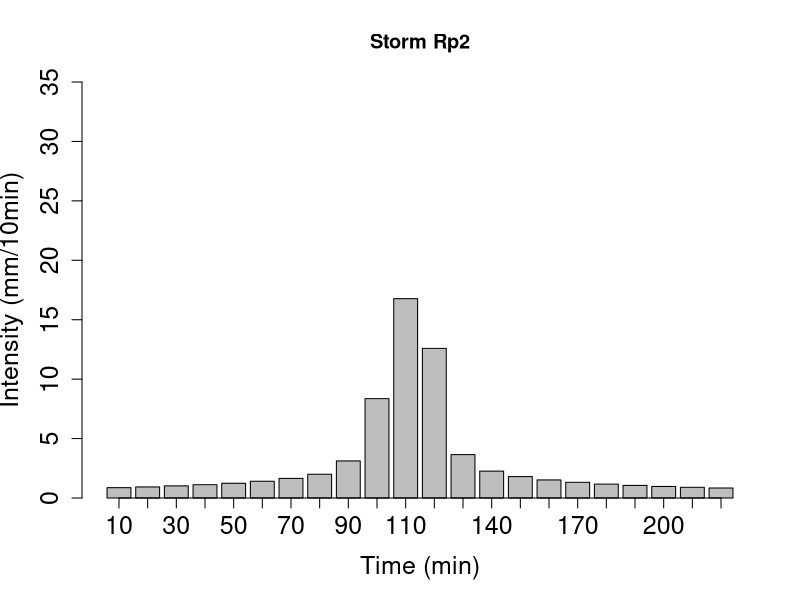
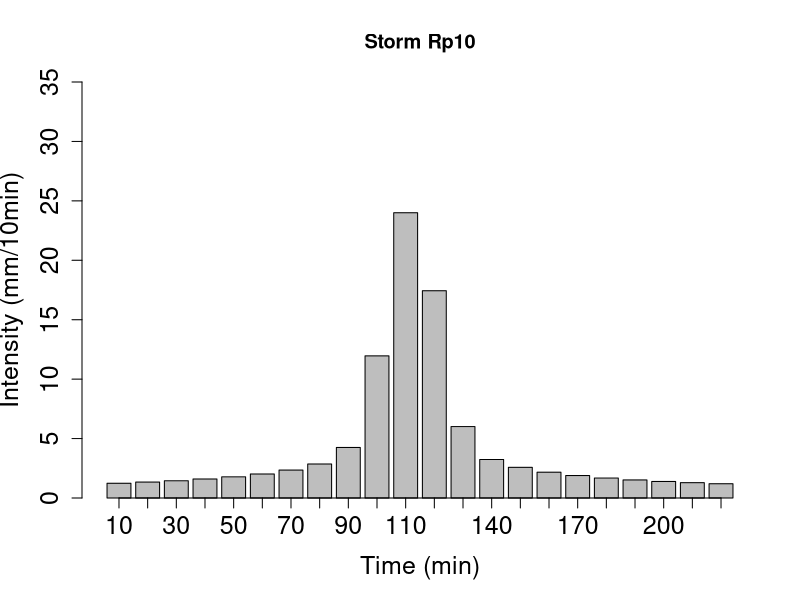
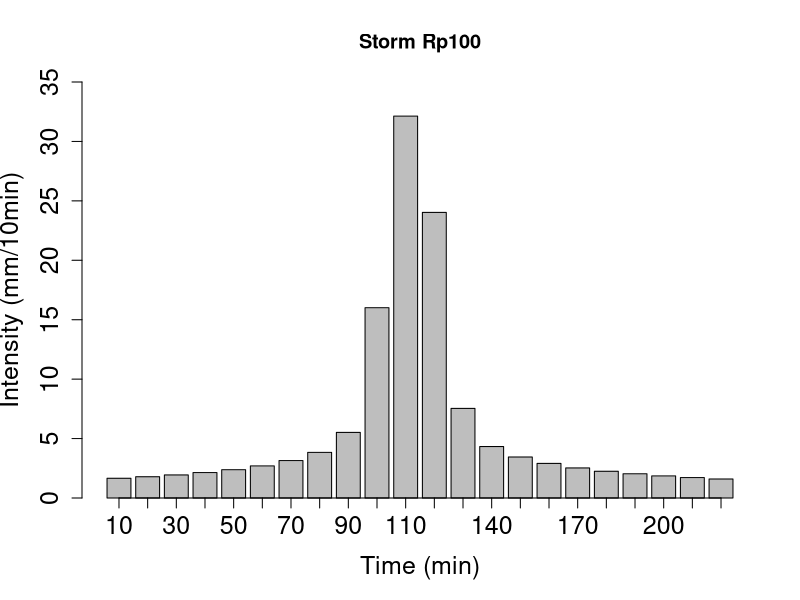
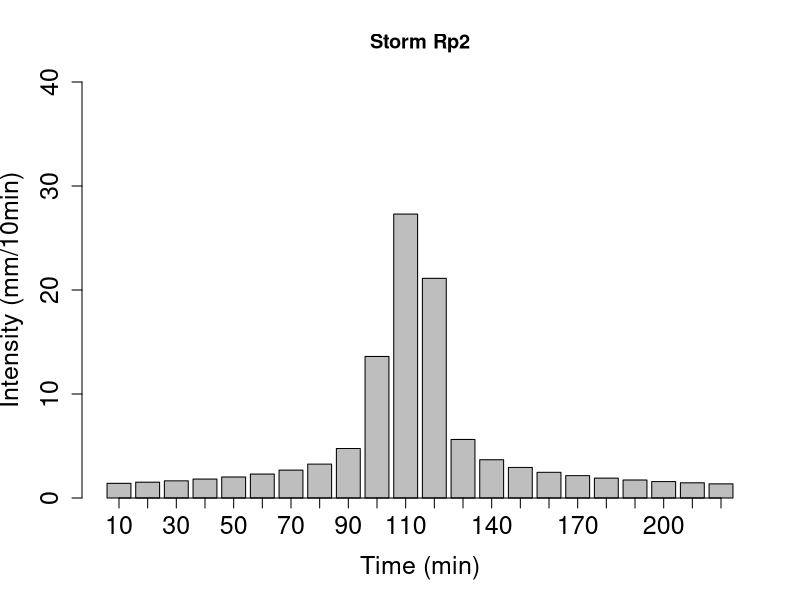
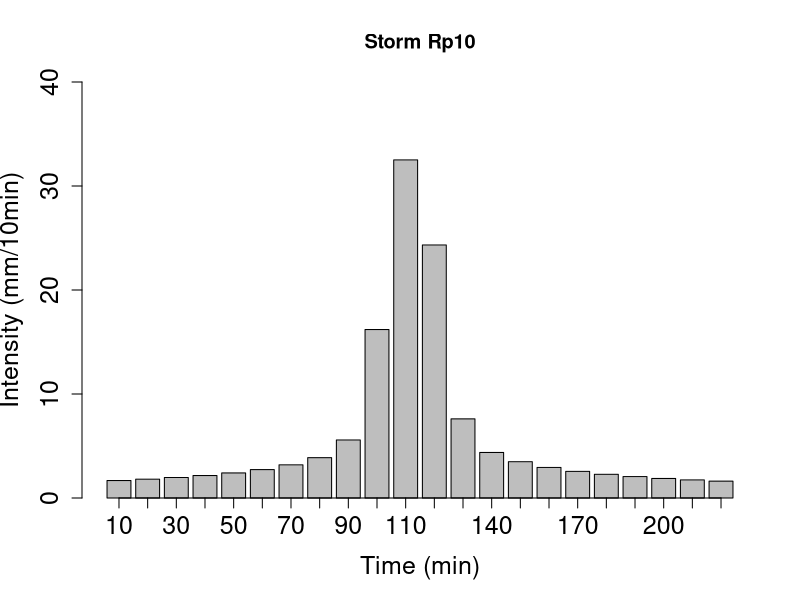
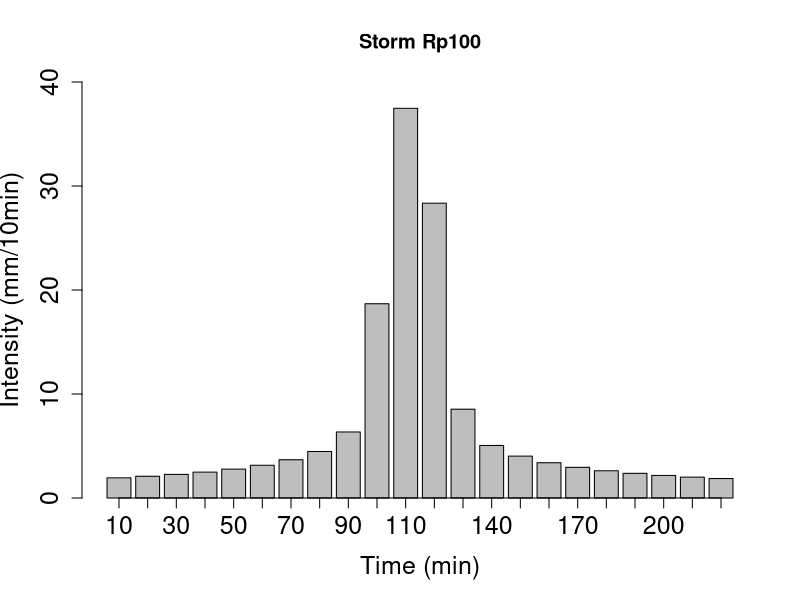

Here is the R script that generated these plots, in order:
# Codigo escrito por Jorge Hurtado Pidal, abril 2023

# Graficos de hietogramas de disenio. 
# Seccion de metodologia del articulo "climate change, lucc, floods"

# ........................................................................................................

rm(list = ls()) # liberar espacio de memoria
graphics.off() # limpiar plots

# cargando librerias
library(readxl)
library(tidyverse)
library(ggpubr)

# preparando entorno de trabajo

# cargando tormentas
tormentas <- read_excel("./Methods/ClimateScenarioData.xlsx", sheet = 2)
tormentas <- round(tormentas, digits = 2)
#tormentas <- tormentas %>% dplyr::filter(tormentas$tr1 > 0)
#tormentas <- tormentas[,2:4]
tormentas$dt <- seq(10,(length(tormentas$tr2a))*10,10)


# hietogramas

# M1219 (actual)

h1 <- barplot(tormentas$tr2a, width=1, space=NULL,names.arg = tormentas$dt, 
              col="grey",border="black", axis.lty=1, ylim = c(0,35),
              cex.axis = 1.5,cex.names = 1.5,cex.lab = 1.5,
              main= "Storm Rp2", xlab="Time (min)", ylab="Intensity (mm/10min)")

h2 <- barplot(tormentas$tr10a, width=1, space=NULL,names.arg = tormentas$dt, 
              col="grey",border="black", axis.lty=1, ylim = c(0,35),
              cex.axis = 1.5,cex.names = 1.5,cex.lab = 1.5,
              main= "Storm Rp10", xlab="Time (min)", ylab="Intensity (mm/10min)")

h3 <- barplot(tormentas$tr100a, width=1, space=NULL,names.arg = tormentas$dt, 
              col="grey",border="black", axis.lty=1, ylim = c(0,35),
              cex.axis = 1.5,cex.names = 1.5,cex.lab = 1.5,
              main= "Storm Rp100", xlab="Time (min)", ylab="Intensity (mm/10min)")

# IPSL (futuro)

h4 <- barplot(tormentas$tr2f, width=1, space=NULL,names.arg = tormentas$dt, 
              col="grey",border="black", axis.lty=1, ylim = c(0,40),
              cex.axis = 1.5,cex.names = 1.5,cex.lab = 1.5,
              main= "Storm Rp2", xlab="Time (min)", ylab="Intensity (mm/10min)")

h5 <- barplot(tormentas$tr10f, width=1, space=NULL,names.arg = tormentas$dt, 
              col="grey",border="black", axis.lty=1, ylim = c(0,40),
              cex.axis = 1.5,cex.names = 1.5,cex.lab = 1.5,
              main= "Storm Rp10", xlab="Time (min)", ylab="Intensity (mm/10min)")

h6 <- barplot(tormentas$tr100f, width=1, space=NULL,names.arg = tormentas$dt, 
              col="grey",border="black", axis.lty=1, ylim = c(0,40),
              cex.axis = 1.5,cex.names = 1.5,cex.lab = 1.5,
              main= "Storm Rp100", xlab="Time (min)", ylab="Intensity (mm/10min)")

# ggarrange(h1,h2,h3,h4,h5,h6, 
#           labels = c("(a)", "","","(b)","","",""),
#           ncol = 3, nrow = 2)

